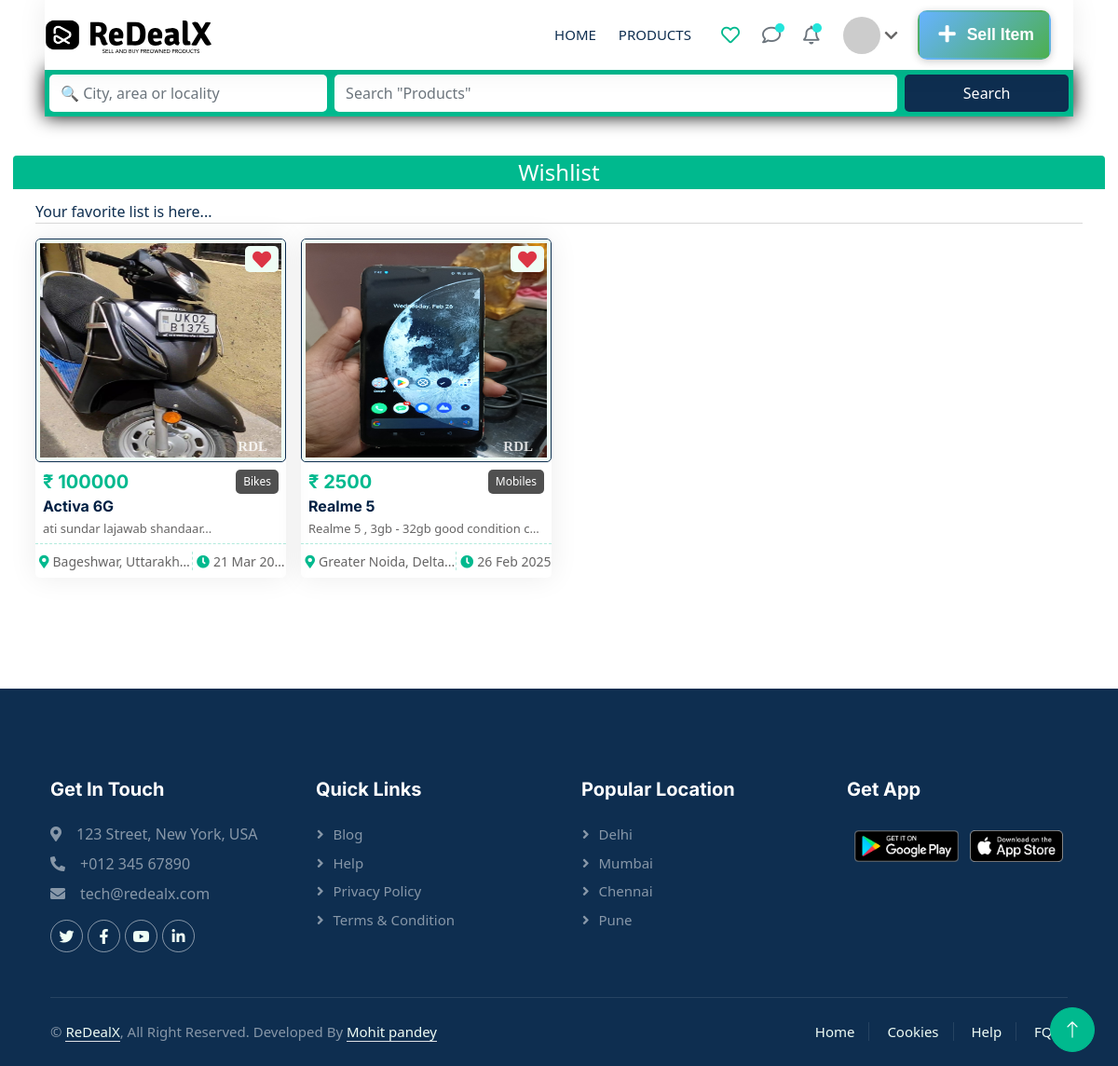
Page /wishlist/ (signed in) on the earlier database version.
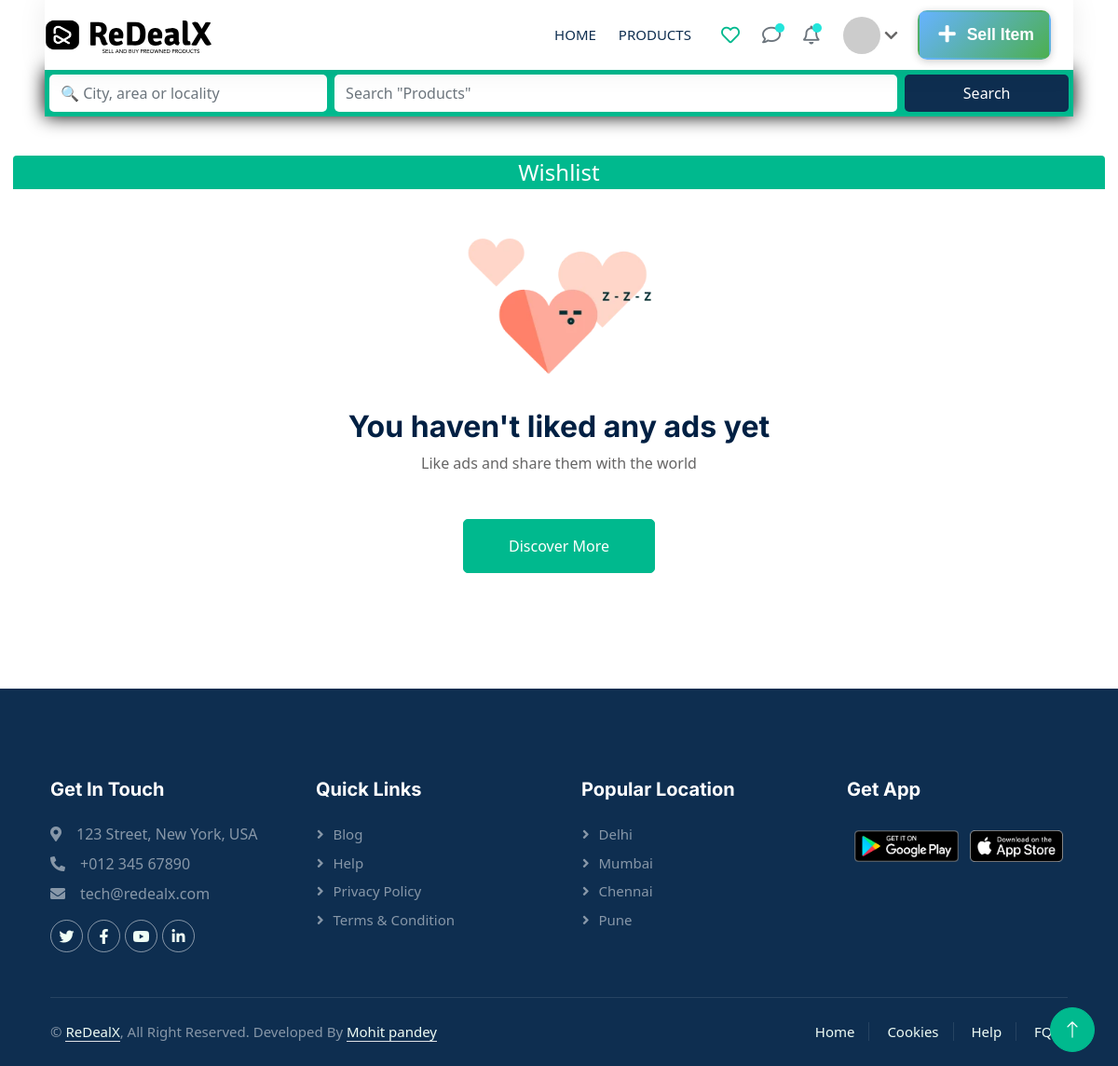
Same page on the later database version.
### home/models.py (models this page shows, shortened)
class WishlistItem(models.Model):
    user = models.ForeignKey(CustomUser, on_delete=models.CASCADE, related_name='wishlist')
    product = models.ForeignKey(Product, on_delete=models.CASCADE, related_name='wishlisted_by')
    created_at = models.DateTimeField(auto_now_add=True)
    class Meta:
        unique_together = ('user', 'product')

class Product(models.Model):
    brand = models.CharField(max_length=200, default='', blank=True)
    title = models.CharField(max_length=200)
    description = models.TextField()
    price = models.IntegerField()
    location = models.TextField(default='', blank=True)
    created_at = models.DateTimeField(auto_now_add=True)
    updated_at = models.DateTimeField(auto_now=True)
    seller = models.ForeignKey(CustomUser, on_delete=models.CASCADE, related_name='products')  # Added related_name
    category = models.ForeignKey(Category, related_name='products', on_delete=models.SET_NULL, null=True, blank=True)
    slug = models.SlugField(unique=True, blank=True)
    condition_choices = [
        ('new', 'New'),
        ('used', 'Used'),
    ]
    condition = models.CharField(max_length=20, choices=condition_choices, default='used')
    views = models.IntegerField(default=0, null=True, blank=True)
    likes = models.IntegerField(default=0, null=True, blank=True)

class ProductImages(models.Model):
    product = models.ForeignKey(Product, on_delete=models.CASCADE, related_name='images')  # Added related_name
    image1 = models.ImageField(upload_to=user_directory_path, blank=True, null=True)
    image2 = models.ImageField(upload_to=user_directory_path, blank=True, null=True)
    image3 = models.ImageField(upload_to=user_directory_path, blank=True, null=True)
    image4 = models.ImageField(upload_to=user_directory_path, blank=True, null=True)
    user = models.ForeignKey(CustomUser, on_delete=models.CASCADE, related_name='uploaded_images')  # Added related_name

class Category(models.Model):
    name = models.CharField(max_length=100, unique=True)
    description = models.TextField(blank=True, null=True)
    created_at = models.DateTimeField(auto_now_add=True)
    updated_at = models.DateTimeField(auto_now=True)
    catagory_icon_FS = models.CharField(max_length=100, blank=True, null=True, default='')
    def __str__(self):
        return self.name

### home/views.py (the view)
# urls.py: path('wishlist/', views.wishlist, name="wishlist"),
@login_required
def wishlist(request):
    if 'address' in request.GET or 'prod' in request.GET:
        search_results = search_products(request)
        if search_results.exists():
            return render(request, "allProducts.html", {'products': search_results})
        else:
            return render(request, "allProducts.html")
    products = WishlistItem.objects.filter(user=request.user).order_by('-created_at').prefetch_related('product__images')
    user_wishlist = []
    notifications = ''
    if request.user.is_authenticated:
        user_wishlist = WishlistItem.objects.filter(user=request.user).values_list('product_id', flat=True)
        notifications = Notification.objects.filter(user=request.user, is_read=False).order_by('-created_at')
    context = {'products': products, 'user_wishlist': list(user_wishlist), 'notifications': notifications}
    return render(request, 'wishlist.html', context)

### home/templates/wishlist.html (shortened to what this page needs)
{% extends 'base.html' %}
{% load static %}
{% block css %}
  <link rel="stylesheet" href="{% static 'Css/profilePage.css' %}" />
{% endblock %}
{% block body %}
  {% include 'navbar.html' %}
  <div style="width: 99vw; margin: auto;" class="p-2 bootstrap snippets bootdey">
    <div class="row">
      <div class="profile-info p-e col-md-12">
        <div class="panel">
          <div style="padding: 0;" class="bio-graph-heading">Wishlist</div>
        </div>
        <div style="overflow: auto; height: 60vh;">
          <div class="container-xxl py-1 px-0">
            <div class="container p-2">
              {% if products %}
                <div class="totalads">
                  <p class="mb-0 text-dark">Your favorite list is here...</p>
                </div>
                <hr class="mb-3 mt-0" />
                <div class="tab-content">
                  <div id="tab-1" class="tab-pane p-0 fade show active">
                    <div class="row g-3">
                      {% for product in products %}
                        <div class="col-lg-3 col-6 col-sm-6 col-md-4" data-wow-delay="0.1s">
                          <div class="property-item rounded overflow-hidden">
                            <div class="position-relative overflow-hidden">
                              <p style="position: absolute; bottom: -10px;right: 20px;font-size: 15px;font-weight: 900;color: white;font-family: cursive; filter: opacity(0.8);">RDL</p>
                              <a href="{% url 'viewproduct' product.product.slug %}">
                                <img class="img-thumbnail prodimg border-1 border-dark"
                                     src="{% if product.product.images.first.image1 %}{{ product.product.images.first.image1.url }}{% else %}{% static 'img/onerrorimage.webp' %}{% endif %}"
                                     alt="Product Image" />
                              </a>
                              <div style="cursor: pointer;" class="bg-light rounded text-white position-absolute end-0 top-0 m-2 pt-1 px-2 wishlist-btn" data-product-id="{{ product.product.id }}">
                                <i class="fs-5 fas fa-heart text-danger"></i>
                              </div>
                            </div>
                            <a href="{% url 'viewproduct' product.product.slug %}">
                              <div class="p-2 pb-0">
                                <div style="display: flex;justify-content: space-between; align-items: center;">
                                  <h5 class="priceelemnt text-primary mb-1">₹ {{ product.product.price }}</h5>
                                  <p class="categoryp px-2 py-1 rounded mb-1">{{ product.product.category|truncatechars:8 }}</p>
                                </div>
                                <a class="titleitem d-block h6 mb-1" href="{% url 'viewproduct' product.product.slug %}">{{ product.product.title|slice:':30' }}</a>
                                <p class="descitem">{{ product.product.description|slice:':45' }}...</p>
                              </div>
                            </a>
                            <div class="d-flex border-top py-2">
                              <small class="flex-fill text-center border-end"><i class="fa fa-map-marker-alt text-primary mx-1"></i>{{ product.product.location|slice:':20' }}...</small>
                              <small class="flex-fill text-center"><i class="fa fa-clock text-primary mx-1"></i>{{ product.product.created_at|date:'d M Y' }}</small>
                            </div>
                          </div>
                        </div>
                      {% endfor %}
                    </div>
                  </div>
                </div>
              {% else %}
                <section class="py-1 py-md-1 min-vh-75 d-flex justify-content-center align-items-center">
                  <div class="container">
                    <div class="row">
                      <div class="col-12">
                        <div class="text-center">
                          <img width="220" src="{% static 'img/favorites.webp' %}" alt="no favorites" />
                          <h3 class="h2 mb-2">You haven't liked any ads yet</h3>
                          <p class="mb-5">Like ads and share them with the world</p>
                          <div class="col-12 mt-5 text-center" data-wow-delay="0.1s">
                            <a class="btn btn-primary py-3 px-5" href="{% url 'allprod' %}">Discover More</a>
                          </div>
                        </div>
                      </div>
                    </div>
                  </div>
                </section>
              {% endif %}
            </div>
          </div>
        </div>
      </div>
    </div>
  </div>
{% endblock %}

### home/templates/base.html (shortened to what this page needs)
<!DOCTYPE html>
<html lang="en">
  {% load static %}
  <head>
    <link href="https://cdn.jsdelivr.net/npm/bootstrap@5.3.0-alpha1/dist/css/bootstrap.min.css" rel="stylesheet" />
    <link rel="stylesheet" href="https://cdnjs.cloudflare.com/ajax/libs/font-awesome/6.4.2/css/all.min.css">
    <link href="https://cdnjs.cloudflare.com/ajax/libs/font-awesome/5.10.0/css/all.min.css" rel="stylesheet" />
    <link href="https://cdn.jsdelivr.net/npm/bootstrap-icons@1.4.1/font/bootstrap-icons.css" rel="stylesheet" />
    <link href="{% static 'lib/animate/animate.min.css' %}" rel="stylesheet" />
    <link href="{% static 'lib/owlcarousel/assets/owl.carousel.min.css' %}" rel="stylesheet" />
    <link href="{% static 'Css/bootstrap.min.css' %}" rel="stylesheet" />
    <link href="{% static 'Css/index.css' %}" rel="stylesheet" />
    {% block css %}
    {% endblock %}
  </head>
  <body>
    <div style="max-width: 100vw;" class="container-xxl bg-white p-0">
      {% block body %}
      {% endblock %}
      <div class="container-fluid bg-dark text-white-50 footer pt-5 mt-5 wow fadeIn" data-wow-delay="0.1s">
        <div class="container py-5">
          <div class="row g-5">
            <div class="col-lg-3 col-md-6">
              <h5 class="text-white mb-4">Get In Touch</h5>
              <p class="mb-2">
                <i class="fa fa-map-marker-alt me-3"></i>123 Street, New York, USA
              </p>
              <p class="mb-2">
                <i class="fa fa-phone-alt me-3"></i>+012 345 67890
              </p>
              <p class="mb-2">
                <i class="fa fa-envelope me-3"></i>tech@redealx.com
              </p>
              <div class="d-flex pt-2">
                <a class="btn btn-outline-light btn-social" href=""><i class="fab fa-twitter"></i></a>
                <a class="btn btn-outline-light btn-social" href=""><i class="fab fa-facebook-f"></i></a>
                <a class="btn btn-outline-light btn-social" href=""><i class="fab fa-youtube"></i></a>
                <a class="btn btn-outline-light btn-social" href=""><i class="fab fa-linkedin-in"></i></a>
              </div>
            </div>
            <div class="col-lg-3 col-md-6">
              <h5 class="text-white mb-4">Quick Links</h5>
              <a class="btn btn-link text-white-50" href="">Blog</a>
              <a class="btn btn-link text-white-50" href="{% url 'helpcenter' %}">Help</a>
              <a class="btn btn-link text-white-50" href="">Privacy Policy</a>
              <a class="btn btn-link text-white-50" href="">Terms & Condition</a>
            </div>
            <div class="col-lg-3 col-md-6">
              <h5 class="text-white mb-4">Popular Location</h5>
              <a class="btn btn-link text-white-50" href="">Delhi</a>
              <a class="btn btn-link text-white-50" href="">Mumbai</a>
              <a class="btn btn-link text-white-50" href="">Chennai</a>
              <a class="btn btn-link text-white-50" href="">Pune</a>
            </div>
            <div class="col-lg-3 col-md-6">
              <h5 class="text-white mb-4">Get App</h5>
                <img src="{% static 'img/googleplay.png' %}" width="128" alt="PlayStore">
                <img src="{% static 'img/appstore.png' %}" width="100" alt="AppStore">
            </div>
          </div>
        </div>
        <div class="container">
          <div class="copyright">
            <div class="row">
              <div class="col-md-6 text-center text-md-start mb-3 mb-md-0">
                &copy; <a class="border-bottom" href="/">ReDealX</a>, All Right Reserved.
                Developed By <a class="border-bottom" target="_blank" href="https://mohitpandeydev.vercel.app/">Mohit pandey</a>
              </div>
              <div class="col-md-6 text-center text-md-end">
                <div class="footer-menu">
                  <a href="">Home</a>
                  <a href="">Cookies</a>
                  <a href="{% url 'helpcenter' %}">Help</a>
                  <a href="">FQAs</a>
                </div>
              </div>
            </div>
          </div>
        </div>
      </div>
      <a href="#" id="topback" class="btn btn-lg btn-primary btn-lg-square back-to-top"><i class="bi bi-arrow-up"></i></a>
    </div>
  </body>
</html>

### home/templates/navbar.html (shortened to what this page needs)
{% load static %}
{% load custom_filters %}
<div class="container-fluid nav-bar bg-transparent">
  <nav class="navbar navbar-expand-lg bg-white navbar-light py-0 px-4">
    <a href="/" class="navbar-brand d-flex align-items-center text-center" style="margin-left: -25px;">
      <div class="pl-2">
        <img class="img-fluid" src="{% static 'img/logo.png' %}" alt="Icon" style="width: 40px; height: 35px;" />
      </div>
      <h2 class="m-0 text-primary">
      </h2>
    </a>
    <div class="collapse navbar-collapse" id="navbarCollapse">
      <div class="navbar-nav ms-auto">
        <a href="/" class="nav-item nav-link  me-4 {% if request.path == '/' %}active{% endif %}">Home</a>
        <a href="{% url 'allprod' %}" class="nav-item nav-link me-4 {% if request.path == '/allproducts/' %}active{% endif %}">Products</a>
        {% if not user.is_authenticated %}
          <a type="button" class="nav-item nav-link me-4" data-bs-toggle="modal" data-bs-target="#SignUp">SignUp</a>
          <a type="button" class="nav-item nav-link me-4" data-bs-toggle="modal" data-bs-target="#login">Login</a>
        {% else %}
          <div class="collapse navbar-collapse" id="navbarNavDarkDropdown">
            <ul class="navbar-nav d-flex align-items-center">
              <div class="d-flex align-items-center justify-content-center gap-2">
                <a class="{% if request.path == '/wishlist/' %}active {% else %} text-muted{% endif %}" href="{% url 'wishlist' %}"><i class="far fa-heart icon navic p-2 wishlisst" style="border: none; font-size: 20px;"></i></a>
                <a href="{% url 'chats' %}" class="{% if request.path == '/chat/' %}active {% else %} text-muted{% endif %}"><i class="far fa-comment icon navic p-2" id="comment" style="border: none; font-size: 20px;"><p style="right:4px;" class="badgeic"></p></i></a>
                <div class="nav-item dropdown">
                  <i class="text-muted far fa-bell icon navic p-2 nav-link dropdown-toggle" data-bs-toggle="dropdown" aria-expanded="false" style="border: none; font-size: 20px;margin-right: 0px;">{% if notifications %}<p class="badgeic"></p>{% endif %}</i>
                </div>
              </div>
              <li class="nav-item dropdown">
                <button class="btn dropdown-toggle d-flex align-items-center" data-bs-toggle="dropdown" aria-expanded="false">
                  <img style="width: 40px; height: 40px; border-radius: 50%;" src="https://api.dicebear.com/8.x/bottts/svg?seed={{ request.user.first_name|slugify }}{{ request.user.id }}" alt="yourImage" />
                  <i class="mx-1 fas fa-chevron-down"></i>
                </button>
              </li>
            </ul>
          </div>
        {% endif %}
      </div>
      <a href="{% url 'sellitem' %}" class="btn btn-primary gradient-btn px-3 d-none d-lg-flex"><i class="py-1 px-1 fas fa-plus"></i>Sell Item</a>
    </div>
  </nav>
  <div class="searchbox bg-primary mb-1 wow fadeIn" data-wow-delay="0.1s" style="padding: 5px;">
    <form method="get">
      <div class="p-0">
        <div class="row g-2">
          <div class="col-md-10">
            <div class="row g-2">
              <div class="col-4 col-lg-4">
                <input type="text" name="address" class="form-control py-2 border-0" placeholder="🔍 City, area or locality" />
              </div>
              <div class="col-8 col-lg-8">
                <input type="text" name="prod" id="searchInput" class="form-control py-2 border-0" placeholder="Search Products" />
              </div>
            </div>
          </div>
          <div class="col-md-2">
            <button type="submit" id="searchbtn" class="btn btn-dark py-2 border-0 w-100">Search</button>
          </div>
        </div>
      </div>
    </form>
  </div>
</div>

### home/templates/login.html (shortened to what this page needs)
{% load static %}

### home/templates/signup.html (shortened to what this page needs)
{% load static %}

Differences in the rows shown:
removed WishlistItem: product.image1 (picture), product.price "100000", product.category "Bikes", product "Activa 6G", product.description "ati sundar lajawab shandaar", product.location "Bageshwar, Uttarakh…", product.created_at "21 Mar 20…"
removed WishlistItem: product.image1 (picture), product.price "2500", product.category "Mobiles", product "Realme 5", product.description "Realme 5 , 3gb - 32gb good condition c…", product.location "Greater Noida, Delta", product.created_at "26 Feb 2025"
Other differences:
text no longer shown: "Your favorite list is here..."
text now shown: "You haven't liked any ads yet Like ads and share them with the world Discover More"
